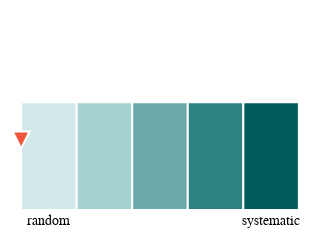
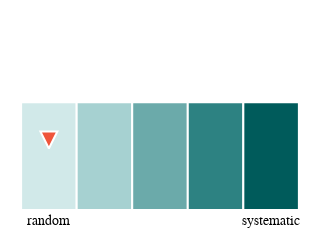
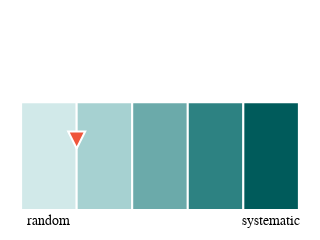
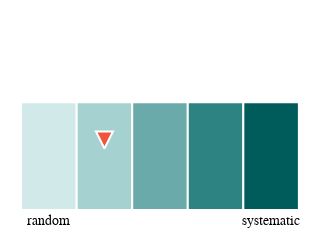

Here is the notebook cell these charts were saved with, in order:
### Code cell
print("Save them all manually.")
create_random_systematic_indicator(0).show()
create_random_systematic_indicator(0.5).show()
create_random_systematic_indicator(1).show()
create_random_systematic_indicator(1.5).show()
create_random_systematic_indicator(2).show()
create_random_systematic_indicator(2.5).show()
create_random_systematic_indicator(3).show()
create_random_systematic_indicator(3.5).show()
create_random_systematic_indicator(4).show()
create_random_systematic_indicator(4.5).show()
create_random_systematic_indicator(5).show()

### Figure 1 — Plotly figure (JSON) as saved in the notebook; plotly's stock layout.template omitted (floating-point values rounded to 4 significant figures)
{"data": [{"hoverinfo": "skip", "marker": {"color": "#D1E9E9", "line": {"color": "white", "width": 2}}, "showlegend": false, "type": "bar", "width": 1, "x": [0.5], "y": [0.7]}, {"hoverinfo": "skip", "marker": {"color": "#A6D1D1", "line": {"color": "white", "width": 2}}, "showlegend": false, "type": "bar", "width": 1, "x": [1.5], "y": [0.7]}, {"hoverinfo": "skip", "marker": {"color": "#6BAAAA", "line": {"color": "white", "width": 2}}, "showlegend": false, "type": "bar", "width": 1, "x": [2.5], "y": [0.7]}, {"hoverinfo": "skip", "marker": {"color": "#2D8282", "line": {"color": "white", "width": 2}}, "showlegend": false, "type": "bar", "width": 1, "x": [3.5], "y": [0.7]}, {"hoverinfo": "skip", "marker": {"color": "#005B5B", "line": {"color": "white", "width": 2}}, "showlegend": false, "type": "bar", "width": 1, "x": [4.5], "y": [0.7]}, {"hoverinfo": "skip", "marker": {"color": "#EF553B", "line": {"color": "white", "width": 2}, "size": 17, "symbol": "arrow-down"}, "mode": "markers", "showlegend": false, "type": "scatter", "x": [0], "y": [0.4]}], "layout": {"height": 80, "margin": {"b": 30, "l": 10, "r": 10, "t": 10}, "paper_bgcolor": "rgba(0,0,0,0)", "plot_bgcolor": "rgba(0,0,0,0)", "width": 200, "xaxis": {"fixedrange": true, "range": [-0.2, 5.2], "showgrid": false, "side": "bottom", "tickfont": {"color": "black", "family": "Arial", "size": 14}, "ticktext": ["random", "systematic"], "tickvals": [0.5, 4.5], "zeroline": false}, "yaxis": {"fixedrange": true, "range": [0, 1.3], "showgrid": false, "showticklabels": false, "zeroline": false}}}

### Figure 2 — Plotly figure (JSON) as saved in the notebook; plotly's stock layout.template omitted (floating-point values rounded to 4 significant figures)
{"data": [{"hoverinfo": "skip", "marker": {"color": "#D1E9E9", "line": {"color": "white", "width": 2}}, "showlegend": false, "type": "bar", "width": 1, "x": [0.5], "y": [0.7]}, {"hoverinfo": "skip", "marker": {"color": "#A6D1D1", "line": {"color": "white", "width": 2}}, "showlegend": false, "type": "bar", "width": 1, "x": [1.5], "y": [0.7]}, {"hoverinfo": "skip", "marker": {"color": "#6BAAAA", "line": {"color": "white", "width": 2}}, "showlegend": false, "type": "bar", "width": 1, "x": [2.5], "y": [0.7]}, {"hoverinfo": "skip", "marker": {"color": "#2D8282", "line": {"color": "white", "width": 2}}, "showlegend": false, "type": "bar", "width": 1, "x": [3.5], "y": [0.7]}, {"hoverinfo": "skip", "marker": {"color": "#005B5B", "line": {"color": "white", "width": 2}}, "showlegend": false, "type": "bar", "width": 1, "x": [4.5], "y": [0.7]}, {"hoverinfo": "skip", "marker": {"color": "#EF553B", "line": {"color": "white", "width": 2}, "size": 17, "symbol": "arrow-down"}, "mode": "markers", "showlegend": false, "type": "scatter", "x": [0.5], "y": [0.4]}], "layout": {"height": 80, "margin": {"b": 30, "l": 10, "r": 10, "t": 10}, "paper_bgcolor": "rgba(0,0,0,0)", "plot_bgcolor": "rgba(0,0,0,0)", "width": 200, "xaxis": {"fixedrange": true, "range": [-0.2, 5.2], "showgrid": false, "side": "bottom", "tickfont": {"color": "black", "family": "Arial", "size": 14}, "ticktext": ["random", "systematic"], "tickvals": [0.5, 4.5], "zeroline": false}, "yaxis": {"fixedrange": true, "range": [0, 1.3], "showgrid": false, "showticklabels": false, "zeroline": false}}}

### Figure 3 — Plotly figure (JSON) as saved in the notebook; plotly's stock layout.template omitted (floating-point values rounded to 4 significant figures)
{"data": [{"hoverinfo": "skip", "marker": {"color": "#D1E9E9", "line": {"color": "white", "width": 2}}, "showlegend": false, "type": "bar", "width": 1, "x": [0.5], "y": [0.7]}, {"hoverinfo": "skip", "marker": {"color": "#A6D1D1", "line": {"color": "white", "width": 2}}, "showlegend": false, "type": "bar", "width": 1, "x": [1.5], "y": [0.7]}, {"hoverinfo": "skip", "marker": {"color": "#6BAAAA", "line": {"color": "white", "width": 2}}, "showlegend": false, "type": "bar", "width": 1, "x": [2.5], "y": [0.7]}, {"hoverinfo": "skip", "marker": {"color": "#2D8282", "line": {"color": "white", "width": 2}}, "showlegend": false, "type": "bar", "width": 1, "x": [3.5], "y": [0.7]}, {"hoverinfo": "skip", "marker": {"color": "#005B5B", "line": {"color": "white", "width": 2}}, "showlegend": false, "type": "bar", "width": 1, "x": [4.5], "y": [0.7]}, {"hoverinfo": "skip", "marker": {"color": "#EF553B", "line": {"color": "white", "width": 2}, "size": 17, "symbol": "arrow-down"}, "mode": "markers", "showlegend": false, "type": "scatter", "x": [1], "y": [0.4]}], "layout": {"height": 80, "margin": {"b": 30, "l": 10, "r": 10, "t": 10}, "paper_bgcolor": "rgba(0,0,0,0)", "plot_bgcolor": "rgba(0,0,0,0)", "width": 200, "xaxis": {"fixedrange": true, "range": [-0.2, 5.2], "showgrid": false, "side": "bottom", "tickfont": {"color": "black", "family": "Arial", "size": 14}, "ticktext": ["random", "systematic"], "tickvals": [0.5, 4.5], "zeroline": false}, "yaxis": {"fixedrange": true, "range": [0, 1.3], "showgrid": false, "showticklabels": false, "zeroline": false}}}

### Figure 4 — Plotly figure (JSON) as saved in the notebook; plotly's stock layout.template omitted (floating-point values rounded to 4 significant figures)
{"data": [{"hoverinfo": "skip", "marker": {"color": "#D1E9E9", "line": {"color": "white", "width": 2}}, "showlegend": false, "type": "bar", "width": 1, "x": [0.5], "y": [0.7]}, {"hoverinfo": "skip", "marker": {"color": "#A6D1D1", "line": {"color": "white", "width": 2}}, "showlegend": false, "type": "bar", "width": 1, "x": [1.5], "y": [0.7]}, {"hoverinfo": "skip", "marker": {"color": "#6BAAAA", "line": {"color": "white", "width": 2}}, "showlegend": false, "type": "bar", "width": 1, "x": [2.5], "y": [0.7]}, {"hoverinfo": "skip", "marker": {"color": "#2D8282", "line": {"color": "white", "width": 2}}, "showlegend": false, "type": "bar", "width": 1, "x": [3.5], "y": [0.7]}, {"hoverinfo": "skip", "marker": {"color": "#005B5B", "line": {"color": "white", "width": 2}}, "showlegend": false, "type": "bar", "width": 1, "x": [4.5], "y": [0.7]}, {"hoverinfo": "skip", "marker": {"color": "#EF553B", "line": {"color": "white", "width": 2}, "size": 17, "symbol": "arrow-down"}, "mode": "markers", "showlegend": false, "type": "scatter", "x": [1.5], "y": [0.4]}], "layout": {"height": 80, "margin": {"b": 30, "l": 10, "r": 10, "t": 10}, "paper_bgcolor": "rgba(0,0,0,0)", "plot_bgcolor": "rgba(0,0,0,0)", "width": 200, "xaxis": {"fixedrange": true, "range": [-0.2, 5.2], "showgrid": false, "side": "bottom", "tickfont": {"color": "black", "family": "Arial", "size": 14}, "ticktext": ["random", "systematic"], "tickvals": [0.5, 4.5], "zeroline": false}, "yaxis": {"fixedrange": true, "range": [0, 1.3], "showgrid": false, "showticklabels": false, "zeroline": false}}}
